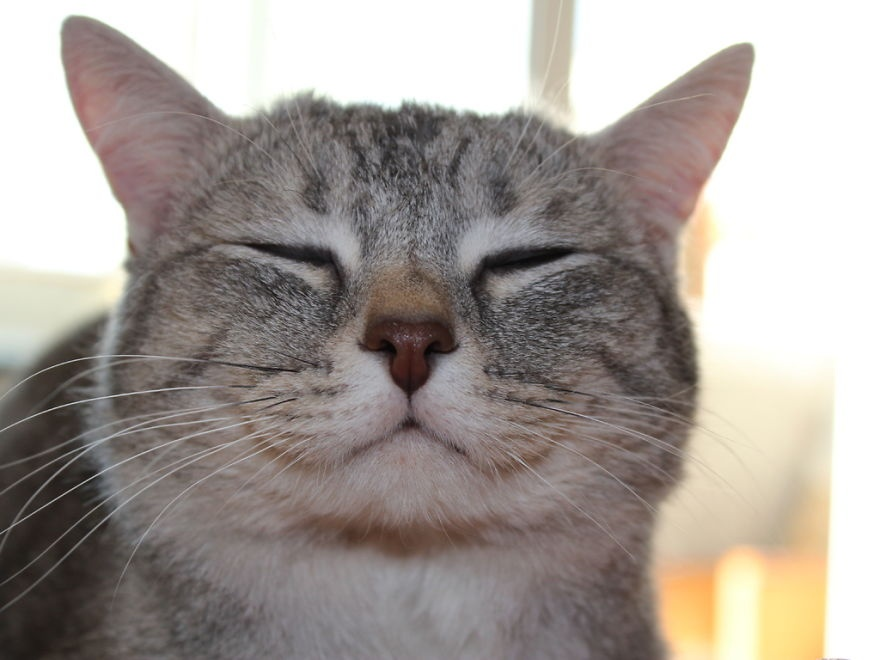
#> input picture assets/original.jpg, 880 x 660 px
$ python edge_detector.py
#> lines starting #> are read from the running program, lines starting #| are printed output that depends on the picture
# example by "harshgtm01"

import cv2
import matplotlib.pyplot as plt

# read the image
image = cv2.imread(r'../../../../../assets/original.jpg')
#> image is the input picture: shape (660, 880, 3); mean B, G, R 151.5, 157.1, 164.9

# convert it to grayscale image
gray = cv2.cvtColor(image, cv2.COLOR_BGR2GRAY)
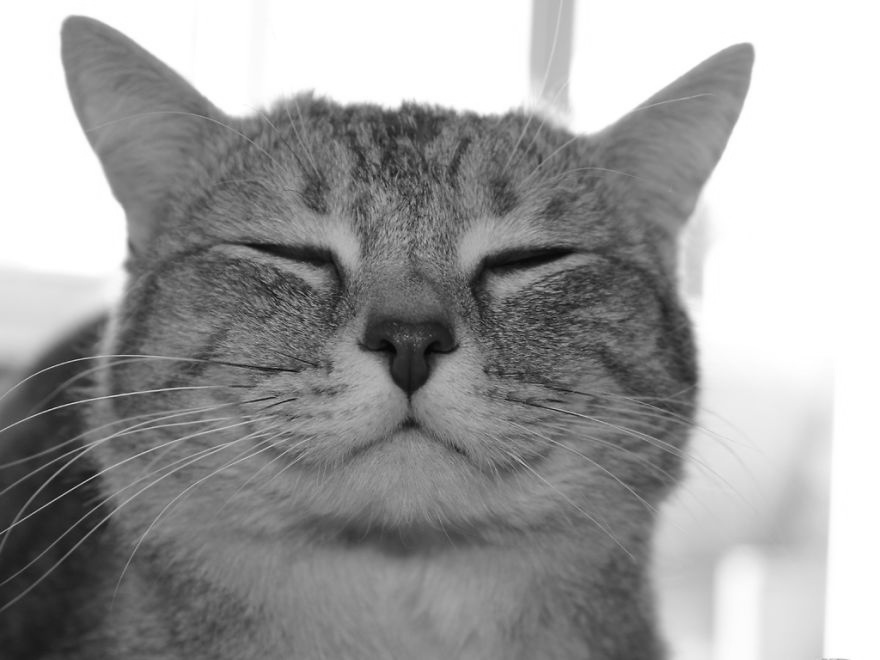
#> gray: shape (660, 880); min 5, max 255, mean 158.8


# Using canny edge detector to detect image edges
edges = cv2.Canny(gray, 30, 100)        # changing the threshold values to get better result for your frames
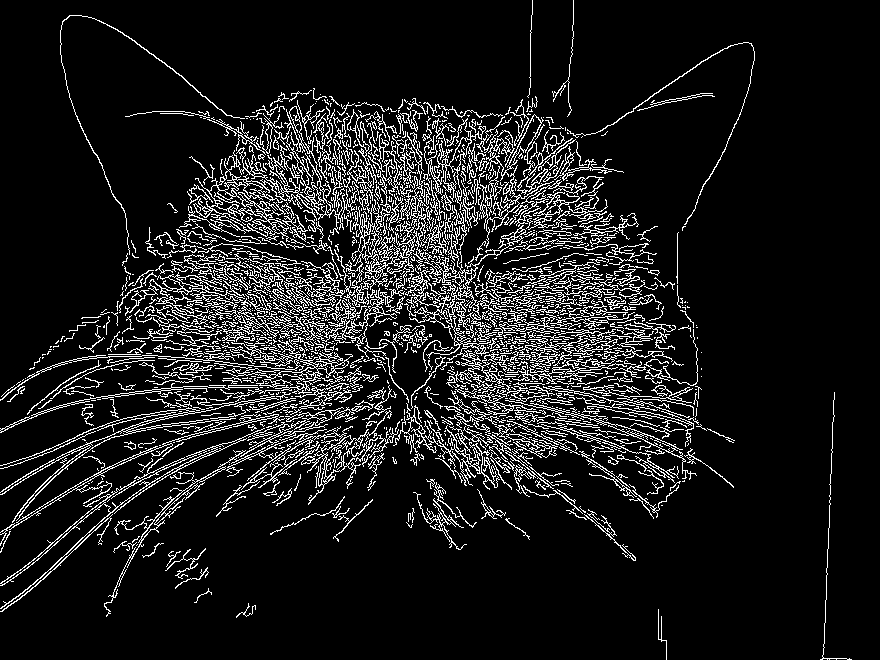
#> edges: shape (660, 880); 10.8% white in thin lines or dots
                                        # The smallest value between threshold1 and threshold2 is used for edge linking.
                                        # The largest value is used to find initial segments of strong edges.

# show the detected edges
plt.imshow(edges, cmap="gray")
plt.show()

$ run again, with assets/hstack.jpg copied over assets/original.jpg
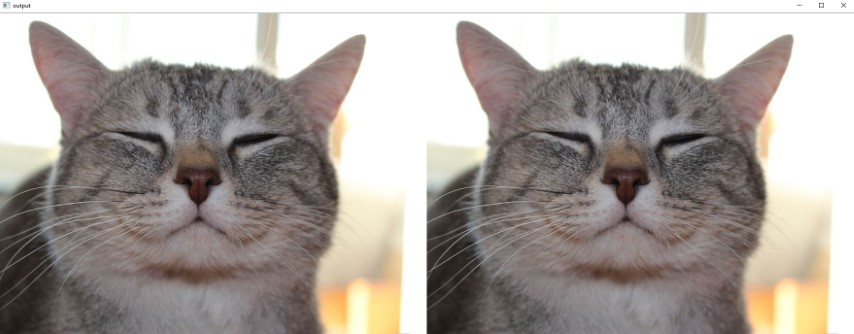
#> input picture assets/hstack.jpg, 854 x 334 px
#> image is the input picture: shape (334, 854, 3); mean B, G, R 155.5, 160.7, 168.2
#> `gray = cv2.cvtColor(image, cv2.COLOR_BGR2GRAY)`:
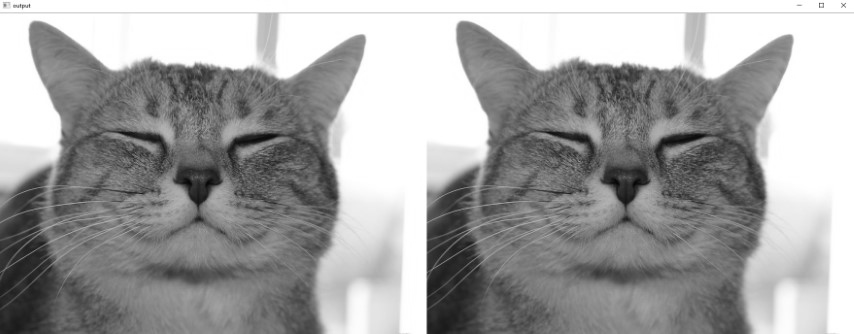
#> gray: shape (334, 854); min 5, max 255, mean 162.4
#> `edges = cv2.Canny(gray, 30, 100)`:
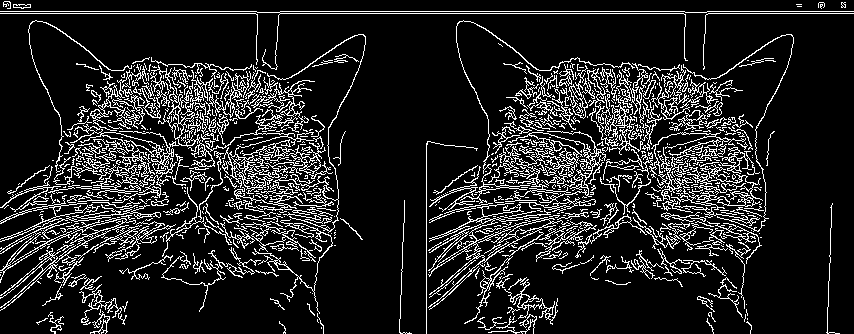
#> edges: shape (334, 854); 13.7% white in thin lines or dots

$ run again, with assets/stitching.jpg copied over assets/original.jpg
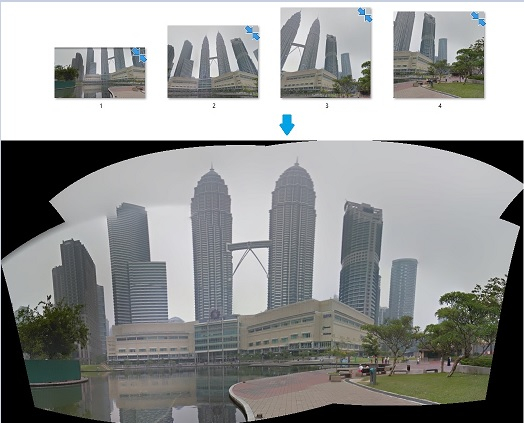
#> input picture assets/stitching.jpg, 524 x 423 px
#> image is the input picture: shape (423, 524, 3); mean B, G, R 148.3, 149.2, 147.8
#> `gray = cv2.cvtColor(image, cv2.COLOR_BGR2GRAY)`:
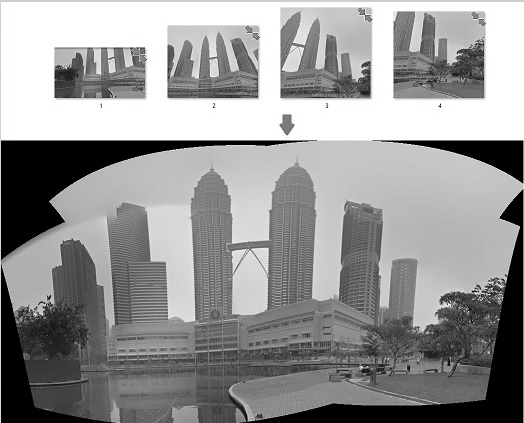
#> gray: shape (423, 524); min 0, max 255, mean 148.6
#> `edges = cv2.Canny(gray, 30, 100)`:
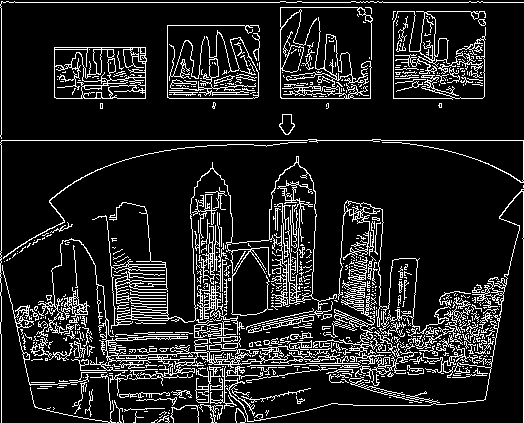
#> edges: shape (423, 524); 13.1% white in thin lines or dots
